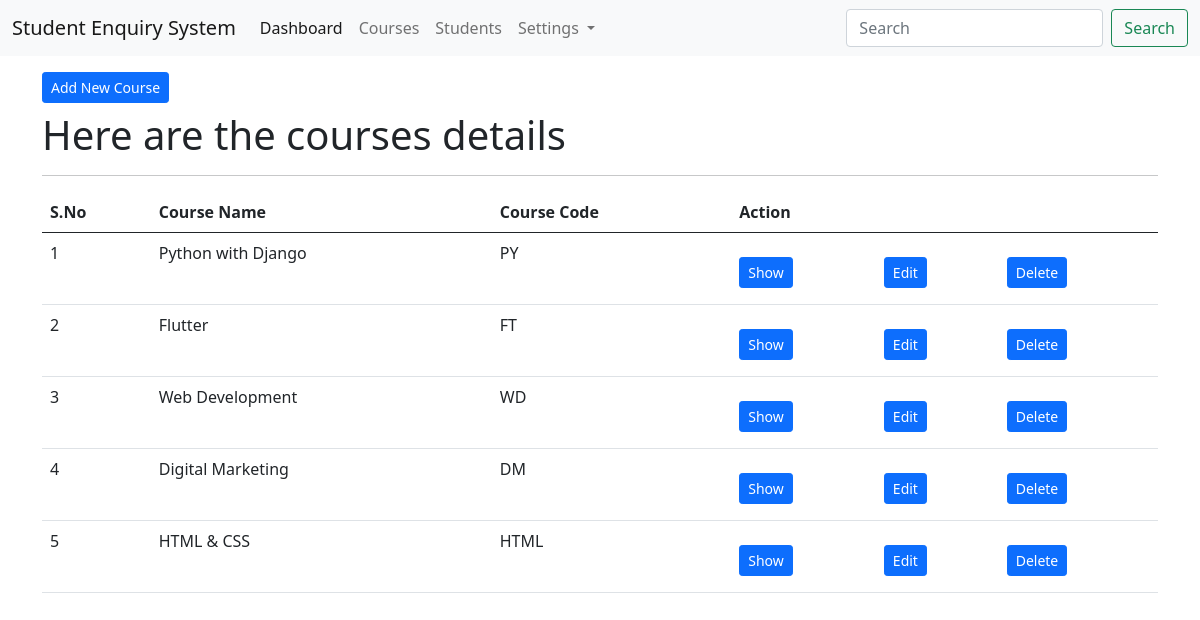
Before: /courses/list/ (signed in) with the older database file.
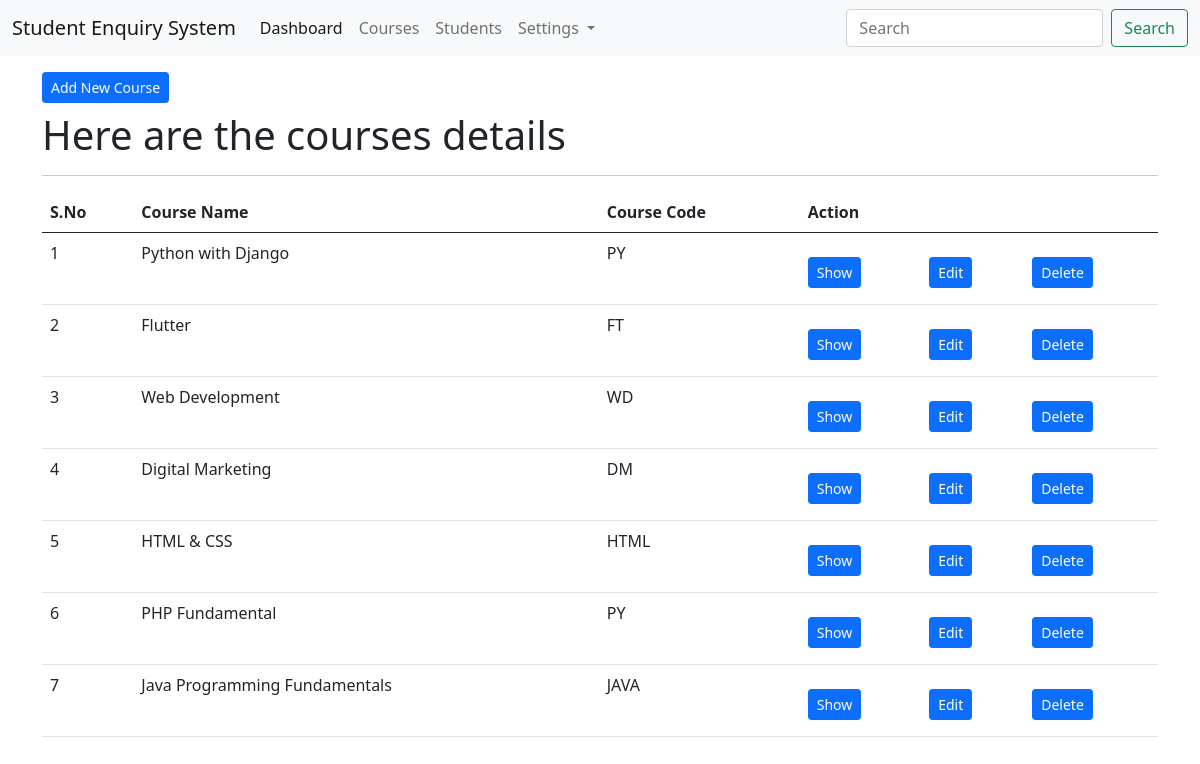
After: the same page with the newer database file.
### app_courses/models.py (models this page shows, shortened)
class CourseModel(models.Model):
    course_name = models.CharField(max_length=200)
    course_code = models.CharField(max_length=100)
    class Meta:
        db_table = "tbl_courses"

### app_courses/views.py (the view)
# urls.py: path('list/', views.course_index, name='course-index'),
@login_required(login_url='/login')
def course_index(request):
    courses = CourseModel.objects.all()
    context = {
        "title": "SES | Courses",
        "body_title": "Here are the courses details",
        "courses": courses
    }
    return render(request, 'courses/index.html', context)

### templates/courses/index.html (shortened to what this page needs)
{% extends 'layouts/master.html' %}
{% block content %}
<div class="container">
    <a href="{% url 'course-create' %}" class="btn btn-primary btn-sm mt-3 mb-2">Add New Course</a>
    <h1>{{ body_title }}</h1>
    <hr>
    <table class="table table-hover">
        <thead>
            <tr>
                <th>S.No</th>
                <th>Course Name</th>
                <th>Course Code</th>
                <th colspan="3">Action</th>
            </tr>
        </thead>
        <tbody>
            {% for val in courses %}
            <tr>
                <td>{{ forloop.counter }}</td>
                <td>{{ val.course_name }}</td>
                <td>{{ val.course_code }}</td>
                <td><a href="{% url 'course-show' val.id %}"
                    class="btn btn-primary btn-sm mt-3 mb-2">Show</a>
                </td>
                <td><a href="{% url 'course-edit' val.id %}"
                    class="btn btn-primary btn-sm mt-3 mb-2">Edit</a>
                </td>
                <td><a href="{% url 'course-delete' val.id %}"
                    class="btn btn-primary btn-sm mt-3 mb-2">Delete</a>
                </td>
            </tr>
            {% endfor %}
        </tbody>
    </table>
</div>
{% endblock %}

Changed rows visible on the page:
added CourseModel: course_name "PHP Fundamental", course_code "PY"
added CourseModel: course_name "Java Programming Fundamentals", course_code "JAVA"
